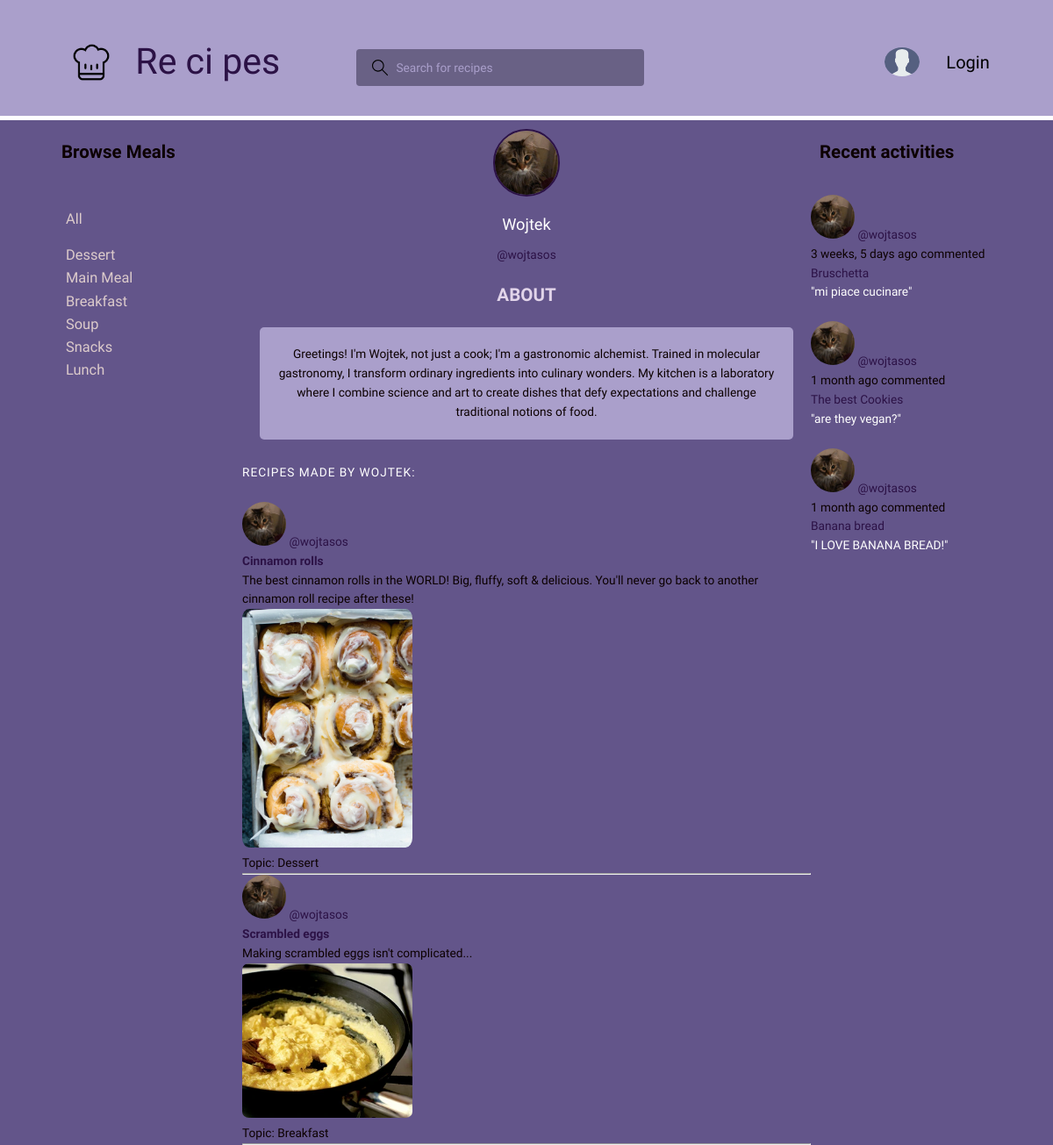
The page /profile/4/ on the database its author committed.
### base/models.py (models this page shows, shortened)
class Topic(models.Model):
    name = models.CharField(max_length=200)

class User(AbstractUser):
    name = models.CharField(max_length=200, null=True)
    email = models.EmailField(unique=True, null=True)
    bio = models.TextField(null=True)
    avatar = models.ImageField(null=True, default='avatar.svg')
    REQUIRED_FIELDS = []

class Recipe(models.Model):
    name = models.CharField(max_length=200)
    description = models.TextField(null=True, blank=True)
    topic = models.ForeignKey(Topic, on_delete=models.SET_NULL, null=True)
    pub_date = models.DateTimeField(auto_now_add=True)
    autor = models.ForeignKey(User, on_delete=models.CASCADE, null=True)
    recipe_image = models.ImageField(default='avatar.svg')
    text = models.TextField(null=True)
    REQUIRED_FIELDS = [recipe_image]
    class Meta:
        ordering = ['-pub_date']
    def __str__(self):
        return str(self.name)

class Comment(models.Model):
    user = models.ForeignKey(User, on_delete=models.CASCADE)
    recipe = models.ForeignKey(Recipe, on_delete=models.CASCADE)
    body = models.TextField()
    created = models.DateTimeField(auto_now_add=True)
    class Meta:
        ordering = ['-created']
    def __str__(self):
        return self.body[0:50]

### base/views.py (the view)
# urls.py: path('profile/<str:pk>/', views.userProfile, name='user-profile'),
def userProfile(request, pk):
    user = User.objects.get(id=pk)
    recipes = user.recipe_set.all()
    comments = user.comment_set.all()
    topics = Topic.objects.all()
    context = {'user': user, 'recipes': recipes, 'comments': comments, 'topics': topics}
    return render(request, 'base/profile.html', context)

### base/templates/base/profile.html (shortened to what this page needs)
{% extends 'main.html' %}
{% block content %}
<main>
  <div class="container">
    <div>
    {% include 'base/topics.html' %}
    </div>
    <div class="recipeList">
      <div class="profile">
        <div class="profile__avatar">
          <div class="avatar avatar--large active">
            <img src="{{user.avatar.url}}" />
          </div>
        </div>
        <div class="profile__info">
          <h3>{{user.name}}</h3>
          <p>@{{user.username}}</p>
        </div>
        <div class="profile__about">
          <h3>About</h3>
          <p class="about">
            {{user.bio}}
          </p>
        </div>
      </div>
      <div class="recipeList__header">
        <div>
          <h2>Recipes made by {{user.name }}: </a>
          </h2>
        </div>
      </div>
      {% include 'base/feed_component.html' %}
    </div>
    <div>
    {% include 'base/activity_component.html' %}
        </div>
  </div>
</main>
{% endblock content %}

### base/templates/base/topics.html
<div>
        <h3>Browse Meals</h3>
        <br>
    <div class="topics">
        <a class ='topic_link' href="{% url 'home' %}">All</a>
    </div>
    <div class="topics">
        {% for topic in topics %}
            <div>
                <a class="topic_link" href="{% url 'home' %}?q={{ topic.name }}">{{ topic.name }}</a>
            </div>
        {% endfor %}
    </div>
    </div>

### base/templates/base/feed_component.html (shortened to what this page needs)
{% for recipe in recipes %}
            <div>
            <div>
                <img width="50px" src="{{ recipe.autor.avatar.url }} ">
                <a href="{% url 'user-profile' recipe.autor.id %}">@{{ recipe.autor.username }}</a>
            </div>
                <h5 style="font-weight: bold;"><a  href="{% url 'recipe' recipe.id %}"> {{ recipe.name }}</a></h5>
                <p>{{ recipe.description }}</p>
                <img class="recipe_image_feed" src=" {{ recipe.recipe_image.url }}">
                <br>
                <small id="recipe_topic" >Topic: {{ recipe.topic.name }}</small>
                <hr>
            </div>
        {% endfor %}

### base/templates/base/activity_component.html
<h3>Recent activities</h3>
        <br>
        {% for comment in comments %}
            <div>
                <img id='act_img' width='50px' src="{{ comment.user.avatar.url }}">
                <small> <a href="{%  url 'user-profile' comment.user.id %}" >@{{ comment.user }}</a> <br> {{ comment.created| timesince }} ago commented</small>
                <br>
                <small>  <a href="{% url 'recipe' comment.recipe.id %}">{{comment.recipe}}</a> </small>
                <br>
                <p style="color:#ffffff">"{{ comment }}"</p>
                <br>
            </div>
        {% endfor %}

### static/styles/style.css (style rules this page uses)
* { font-family: 'Comfortaa', sans-serif; margin: 0; padding: 0; box-sizing: border-box; text-rendering: optimizeLegibility; font-size: inherit; }
html { font-size: 57%; }
body { line-height: 1.6; font-weight: 400; font-size: 1.5rem; color: #0c0000; background-color: #63558a; min-height: 100vh; }
img { width: 50px; height: 50px; object-fit: cover; border-radius: 50%; }
a { display: inline-block; color: #2c1246; text-decoration: none; }
.recipe_image_feed { border-radius: 4%; width: 30%; height: 30%; }
.container { max-width: 120rem; width: 90%; margin: auto; }
.about { background-color: #aa9fcb; border-radius: 5px; margin: 20px; height: 20%; padding: 20px; }
.topic_link { color: #dccbcb }
.avatar { position: relative; display: inline-block; border-radius: 50%; border: 2px solid #2c1246; }
.avatar img { display: block; border-radius: 50%; object-fit: cover; object-position: center; }
.avatar.avatar--large img { display: block; width: 8rem; height: 8rem; border-radius: 50%; }
.avatar.avatar--large:after { width: 1rem; height: 1rem; bottom: 2px; right: 3.5px; }
::placeholder { color: #aa9fcb; opacity: 1; }
.recipeList__header { display: flex; justify-content: space-between; align-items: center; margin-bottom: 2.4rem; }
.recipeList__header h2 { text-transform: uppercase; font-weight: 500; color: #ffffff; letter-spacing: 1px; }
h3 { font-size: 150%; margin: 10px }
.topics { font-size: 120%; margin: 15px }
.profile { margin-bottom: 3rem; }
.profile__avatar { text-align: center; }
.profile__info { text-align: center; }
.profile__info h3 { font-size: 2rem; color: white; font-weight: 400; }
.profile__info p { color: #2c1246; font-weight: 500; margin-bottom: 1rem; }
.profile__about { margin-top: 2rem; text-align: center; }
.container { display: grid; grid-template-columns: 1fr 3fr 1fr; margin-top: 10px; }
.profile__about h3 { text-transform: uppercase; color: #e2d5ea; margin-bottom: 0.5rem; }

### rows shown on the page
Topic: name "Dessert"
Topic: name "Main Meal"
Topic: name "Breakfast"
Topic: name "Soup"
Topic: name "Snacks"
Topic: name "Lunch"
User: avatar (picture), name "Wojtek", username "wojtasos", bio "Greetings! I'm Wojtek, not just a cook; I'm a gastronomic alchemist. Trained in molecular gastronomy, I transform ordinary ingredients into culinary wonders. My kitchen is a laboratory where I combine science and art to create dishes that defy expectations and challenge traditional notions of food.", name "WOJTEK"
Recipe: autor.avatar (picture), autor.username "wojtasos", name "Cinnamon rolls", description "The best cinnamon rolls in the WORLD! Big, fluffy, soft & delicious. You'll never go back to another cinnamon roll recipe after these!", recipe_image (picture), topic.name "Dessert"
Recipe: autor.avatar (picture), autor.username "wojtasos", name "Scrambled eggs", description "Making scrambled eggs isn't complicated...", recipe_image (picture), topic.name "Breakfast"
Comment: user.avatar (picture), user "wojtasos", created "3 weeks, 5 days", recipe "Bruschetta", body "mi piace cucinare"
Comment: user.avatar (picture), user "wojtasos", created "1 month", recipe "The best Cookies", body "are they vegan?"
Comment: user.avatar (picture), user "wojtasos", created "1 month", recipe "Banana bread", body "I LOVE BANANA BREAD!"
